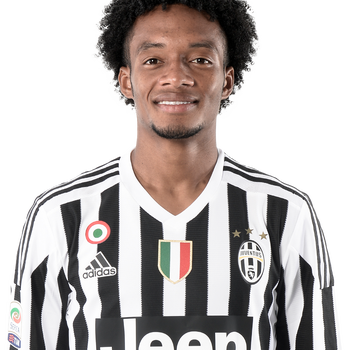
#> input picture data/cuadrado.png, 350 x 350 px
$ python flipit.py
#> lines starting #> are read from the running program, lines starting #| are printed output that depends on the picture
from PIL import Image, ImageDraw
import math

# Function to rotate and save the image with a transparent or solid white background
def rotate_and_save_with_transparent_background(image, angle, output_path):
    rotated_image = image.rotate(math.degrees(angle), expand=True)

    # Create a new image with a transparent or white background
    new_image = Image.new("RGBA", rotated_image.size, (255, 255, 0))

# from PIL import Image

# image = Image.open("your_image.png")
# image = image.convert("RGBA")


    # Paste the rotated image onto the new image
    new_image.paste(rotated_image, (0, 0), rotated_image)

    new_image.save(output_path)

# Load the input PNG image
input_image_path = '../cuadrado.png'
image = Image.open(input_image_path)
#> image is the input picture: PIL image 350x350 RGBA; mean R, G, B, A 95.7, 89.3, 87.6, 155.6
image = image.convert("RGBA")

# Define the rotation angles (0 to 2*pi in steps of 1 degree)
rotation_angles = [((i/100) * 2*math.pi)   for i in range(101) ]

#rotation_angles = [i* math.pi / 180 for i in range(101)]  # 0 to 2*pi in radians with 1-degree steps

# Rotate and save the images
for i, angle in enumerate(rotation_angles):
    output_path = f'output_{i}.png'
    rotate_and_save_with_transparent_background(image, angle, output_path)
#> this loop made 101 passes
#> pass 1, in rotate_and_save_with_transparent_background, `new_image = Image.new("RGBA", rotated_image.size, (255, 255, 0))`:
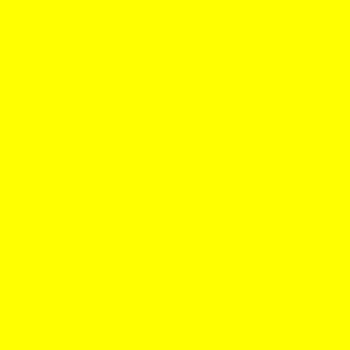
#> new_image: PIL image 350x350 RGBA; mean R, G, B, A 255, 255, 0, 255
#> pass 1, in rotate_and_save_with_transparent_background, `new_image.save(output_path)`:
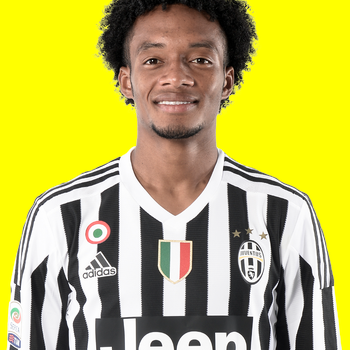
#> saved as output_0.png: PIL image 350x350 RGBA; mean R, G, B, A 191.2, 184.9, 83.7, 254.1; transparent parts drawn white
#> pass 2, in rotate_and_save_with_transparent_background (call 2), `rotated_image = image.rotate(math.degrees(angle), expand=True)`:
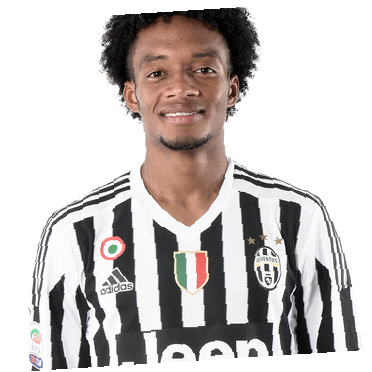
#> rotated_image: PIL image 372x372 RGBA; mean R, G, B, A 84.7, 79, 77.6, 137.7; transparent parts drawn white
